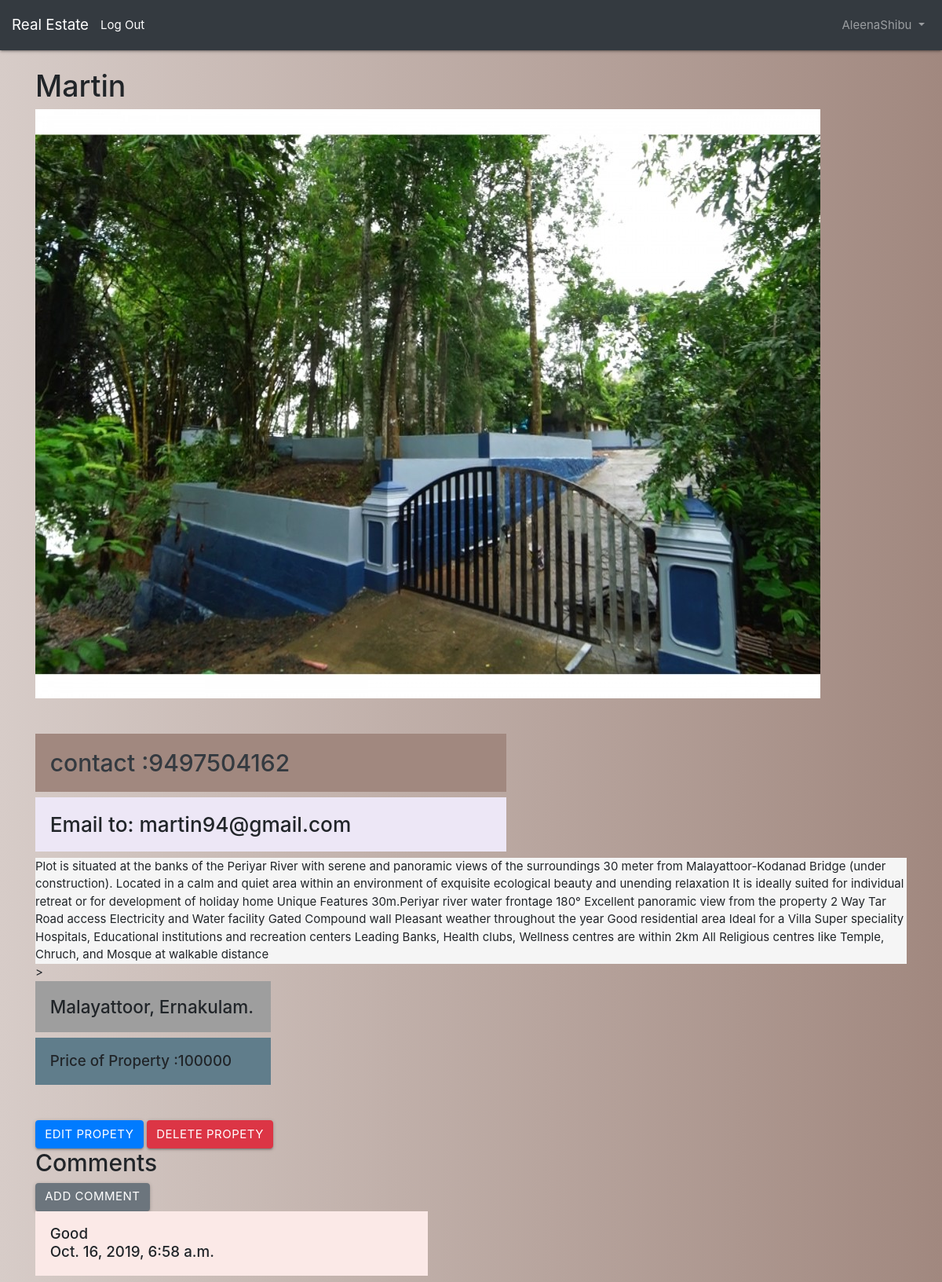
The app's page /detail/2/ (signed in) with its own data.
### users/models.py (models this page shows)
class CustomUser(AbstractUser):
	TYPE = [
			('Seller','seller'),
			('Buyer','buyer'),
		]
	category= models.CharField(max_length=40,choices=TYPE)
	mobile_number=models.CharField(max_length=10,blank=True)

### realtors/models.py (models this page shows, shortened)
class Realtor(models.Model):
  bedroom_choices = {
  				'1':1,
  				'2':2,
  				'3':3,
  				'4':4,
  				'5':5,
   					}
  price_choices = {
  				'100000':'$100,000',
  				'200000':'$200,000',
  				'300000':'$300,000',
  				'400000':'$400,000',
					}
  District_choices = {
        		'TVM' : 'Thiruvananthapuram',
        		'ALP' :	'Alappuzha',
        		'KTM' :	'Kottayam',
        		'IDK' :	'Idukki',
        		'ERKLM'	:'Ernakulam,'
       				}
  class Meta:
    verbose_name = 'Realtor'
  owner_name = models.CharField(max_length=200)
  photo = models.ImageField(upload_to='photos/%Y/%m/%d/')
  description = models.TextField(blank=True)
  phone = models.CharField(max_length=20)
  email = models.CharField(max_length=50)
  details = models.TextField(blank =True)
  price = models.PositiveIntegerField(default=100000)
  created_date = models.DateTimeField(auto_now_add=True,editable=False,blank=False,null=False)
  owner = models.ForeignKey(get_user_model(),on_delete=models.CASCADE)

class Comment(models.Model):
  post = models.ForeignKey('realtors.Realtor', on_delete=models.CASCADE, related_name='comments')
  comment = models.TextField()
  created_date = models.DateTimeField(auto_now_add=True,editable=False,blank=False,null=False)
  approved_comment = models.BooleanField(default=False)

### realtors/views.py (the view)
# urls.py: path('detail/<int:pk>/',PropertyDetailView.as_view(),name = 'detail'),
class PropertyDetailView( DetailView):
	model = Realtor
	template_name ='detail.html'

### templates/detail.html (shortened to what this page needs)
{% extends 'base.html' %}
{% load static %}
	{% block body %}
	<h1 class ="text-bold"> {{ realtor.owner_name}} </h1>
<div class="portrait">
	<img  src="{{ realtor.photo.url}}" alt=" ">
</div>
	<div >
	<h2 class= " card-body bg-#a1887f brown lighten-2 text-dark mt-5" style="width: 40rem;"> contact :{{ realtor.phone }} </h2>
	<h3 class= " card-body bg-#ede7f6 deep-purple lighten-5" style="width: 40rem;">Email to: {{ realtor.email }}</h3>
</div>
			<div class="text-#f5f5f5 grey lighten-4" > {{ realtor.description }}</div>>
<h4 class= " card-body bg-#fafafa grey lighten-5mt-4" style="width: 20rem;"> {{ realtor.details }}</h4>
<h5 class=" card-body bg-#eceff1 blue-grey lighten-5mt-4" style="width: 20rem;">
	 Price of Property :{{ realtor.price }}</h5>
{% if request.user.is_authenticated %}
<div class="mt-5">
	<a class="btn btn-primary" href = "{% url 'edit' realtor.id %}"role="button">Edit Propety  </a>
	<a class="btn btn-danger" href ="{% url 'delete' realtor.id %}"role="button">Delete Propety   </a>
</div>
<h2>
	Comments </h2>
	<a class="btn btn-secondary" href ="{% url 'comment' realtor.id %}"role="button">Add Comment </a>
{% for comment in realtor.comments.all %}
    <div class="d-flex flex-column">
       <div><h5 class="card-body bg-#fbe9e7 deep-orange lighten-5" style ="width:500px;">
          <div class="comment">{{ comment.comment }}</div>
        <div class="date">{{ comment.created_date }}</div>
    </div>
</div>
{% endfor %}
{% endif %}
{% endblock body %}

### templates/base.html (shortened to what this page needs)
{% load static %}
<!DOCTYPE html>
<html lang="en">
  <head>
      <link rel="stylesheet" href="https://cdnjs.cloudflare.com/ajax/libs/materialize/1.0.0/css/materialize.min.css">
    <link rel="stylesheet" href="https://stackpath.bootstrapcdn.com/bootstrap/4.1.3/css/bootstrap.min.css">
    <link rel="stylesheet" href="{% static 'css/base.css' %}">
    <link href="https://stackpath.bootstrapcdn.com/bootstrap/4.3.1/css/bootstrap.min.css" rel="stylesheet">
  </head>
  <body>
    <nav class="navbar navbar-expand-md navbar-dark bg-dark mb-4">
      <a class="navbar-brand" href="{% url 'home' %}">Real Estate </a>
      <div class="collapse navbar-collapse" id="navbarCollapse">
        {% if user.is_authenticated %}
           <a href="{% url 'logout' %}">Log Out</a>
          <ul class="navbar-nav ml-auto">
            <li class="nav-item">
              <a class="nav-link dropdown-toggle" href="#" id="userMenu"\\
              data-toggle="dropdown" aria-haspopup="true" aria-expanded\\
              ="false">
                {{ user.username }}
              </a>
            </li>
          </ul>
        {% endif %}
      </div>
    </nav>
    <div class="container">
      {% block body %}
      {% endblock body %}
    </div>
  </body>
</html>

### static/css/base.css (style rules this page uses)
body { background: linear-gradient(to right, #d7ccc8, #a1887f); height: 100%; margin: 0; background-repeat: no-repeat; background-attachment: fixed; }

### records on screen
CustomUser: username "AleenaShibu"
Realtor: owner_name "Martin", photo (picture), phone "9497504162", email "martin94@gmail.com", description "Plot is situated at the banks of the Periyar River with serene and panoramic views of the surroundings 30 meter from Malayattoor-Kodanad Bridge (under construction). Located in a calm and quiet area within an environment of exquisite ecological beauty and unending relaxation It is ideally suited for individual retreat or for development of holiday home Unique Features 30m.Periyar river water frontage 180° Excellent panoramic view from the property 2 Way Tar Road access Electricity and Water facility Gated Compound wall Pleasant weather throughout the year Good residential area Ideal for a Villa Super speciality Hospitals, Educational institutions and recreation centers Leading Banks, Health…", details "Malayattoor, Ernakulam.", price "100000"
Comment: comment "Good", created_date "Oct. 16, 2019, 6:58 a.m."
